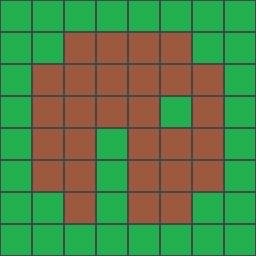

Tiled map render using the project's own tile images. Description and the whole map definition, tile-layer contents included, below:
An orthogonal 8x8 tile map with 32x32 px tiles, 1 tile layer (Tile Layer 1).

<map version="1.0" orientation="orthogonal" renderorder="right-down" width="8" height="8" tilewidth="32" tileheight="32" nextobjectid="1">
 <tileset firstgid="1" name="tiletest2" tilewidth="32" tileheight="32" tilecount="4" columns="2">
  <image source="test.png" width="64" height="64" />
  <tile id="0">
   <properties>
    <property name="walkable" type="bool" value="false" />
   </properties>
  </tile>
  <tile id="1">
   <properties>
    <property name="walkable" type="bool" value="true" />
   </properties>
  </tile>
  <tile id="2">
   <properties>
    <property name="walkable" type="bool" value="false" />
   </properties>
  </tile>
  <tile id="3">
   <properties>
    <property name="walkable" type="bool" value="false" />
   </properties>
  </tile>
 </tileset>
 <layer name="Tile Layer 1" width="8" height="8">
  <data>
   <tile gid="1" />
   <tile gid="1" />
   <tile gid="1" />
   <tile gid="1" />
   <tile gid="1" />
   <tile gid="1" />
   <tile gid="1" />
   <tile gid="1" />
   <tile gid="1" />
   <tile gid="1" />
   <tile gid="2" />
   <tile gid="2" />
   <tile gid="2" />
   <tile gid="2" />
   <tile gid="1" />
   <tile gid="1" />
   <tile gid="1" />
   <tile gid="2" />
   <tile gid="2" />
   <tile gid="2" />
   <tile gid="2" />
   <tile gid="2" />
   <tile gid="2" />
   <tile gid="1" />
   <tile gid="1" />
   <tile gid="2" />
   <tile gid="2" />
   <tile gid="2" />
   <tile gid="2" />
   <tile gid="1" />
   <tile gid="2" />
   <tile gid="1" />
   <tile gid="1" />
   <tile gid="2" />
   <tile gid="2" />
   <tile gid="1" />
   <tile gid="2" />
   <tile gid="2" />
   <tile gid="2" />
   <tile gid="1" />
   <tile gid="1" />
   <tile gid="2" />
   <tile gid="2" />
   <tile gid="1" />
   <tile gid="2" />
   <tile gid="2" />
   <tile gid="2" />
   <tile gid="1" />
   <tile gid="1" />
   <tile gid="1" />
   <tile gid="2" />
   <tile gid="1" />
   <tile gid="2" />
   <tile gid="2" />
   <tile gid="1" />
   <tile gid="1" />
   <tile gid="1" />
   <tile gid="1" />
   <tile gid="1" />
   <tile gid="1" />
   <tile gid="1" />
   <tile gid="1" />
   <tile gid="1" />
   <tile gid="1" />
  </data>
 </layer>
</map>